Frame 1 (no input): blank canvas, image omitted
Frame 60 (no input): blank canvas, image omitted
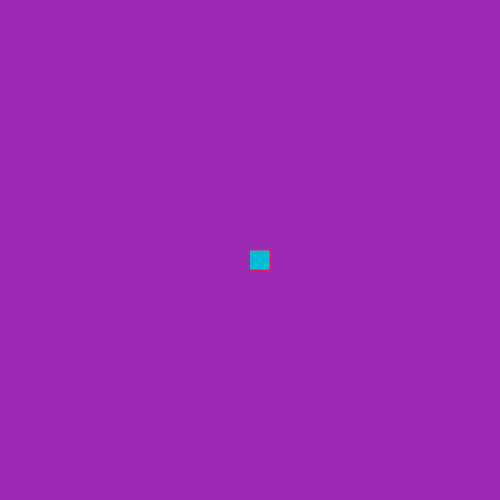
Frame 120 (the mouse pressed at the canvas centre since frame 60)

The p5.js sketch whose frames 1 and 60 were blank and that drew this single picture after the mouse press (run headless with seeded random() and noise() and a simulated clock; from frame 60 on, the mouse is pressed at the canvas centre):

// p5.js sketch
// ── sketch.js
function setup() {
    createCanvas(500, 500);
    background("#9C27B0");
  }
  
  function draw() {
    stroke("#E91E63");
    fill("#00BCD4");
    
    
    if(mouseIsPressed) {
    rect(mouseX,mouseY,20,20);
    }
  }
